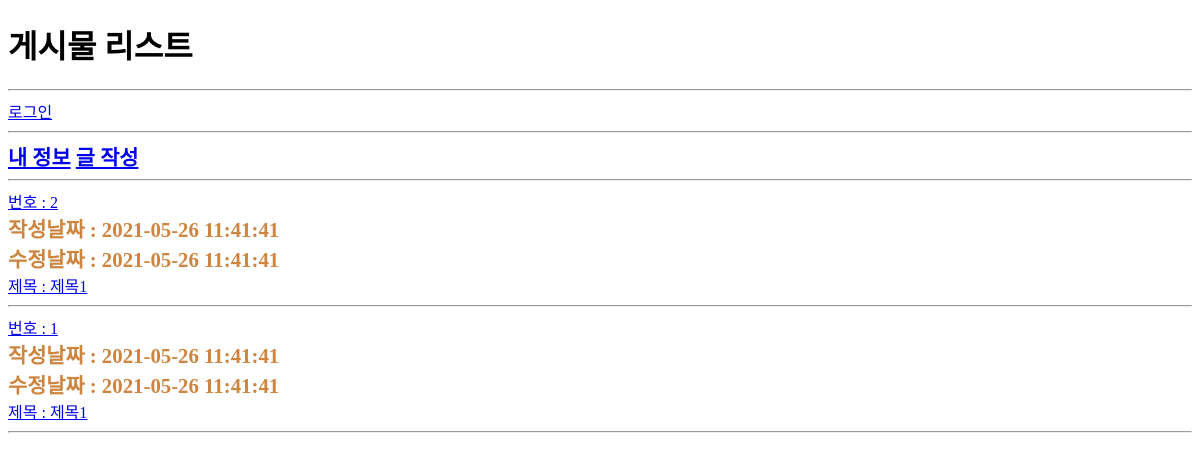
/usr/article/list.php, run on an earlier commit of the app's database.
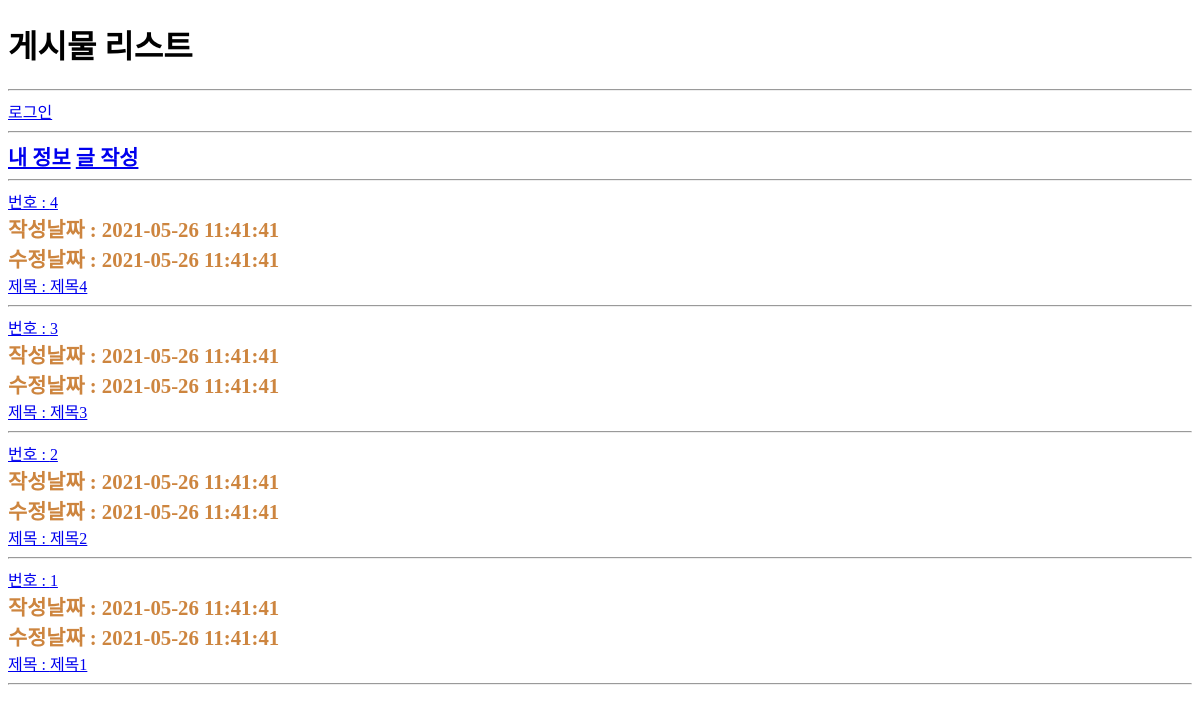
And on a later commit of the database.
### tables this page shows
CREATE TABLE article(
	id INT(10) UNSIGNED NOT NULL PRIMARY KEY AUTO_INCREMENT,
	regDate DATETIME NOT NULL,
	updateDate DATETIME NOT NULL,
	memberId INT(10) UNSIGNED NOT NULL,
	boardId INT(10) UNSIGNED NOT NULL,
	title VARCHAR(100) NOT NULL,
	`body` TEXT NOT NULL
);

### util.php (called while the page is built, shortened)
<?php
function DB__getRows($sql){
    global $dbConn;
    $rs = mysqli_query($dbConn, $sql);
    $rows = [];
    while($row = mysqli_fetch_assoc($rs)){
        $rows[] = $row;
    }
    return $rows;
}
?>

### usr/article/list.php (the view, shortened to what this page needs)
<?php
$sql = "
SELECT * FROM article
ORDER BY id DESC;
";
$articles = DB__getRows($sql);
$pageTitle = "게시물 리스트";
?>
<?php require_once __DIR__ . "/../head.php"; ?>
<div>
  <a href="../member/user.php">내 정보</a>
  <a href="write.php">글 작성</a>
</div>
<hr>
<?php foreach($articles as $article){?>
    <?php $articleDetailUri = "detail.php?id=${article['id']}"?>
    <a href="<?=$articleDetailUri?>">번호 : <?=$article['id']?></a><br>
    <div>
    작성날짜 : <?=$article['regDate']?><br>
    수정날짜 : <?=$article['updateDate']?><br>
    </div>
    <a href="<?=$articleDetailUri?>">제목 : <?=$article['title']?></a><br>
    <hr>
<?php } ?>
<?php require_once __DIR__ . "/../foot.php"; ?>

### usr/head.php (shortened to what this page needs)
<!DOCTYPE html>
<html lang="en">
<head>
  <link rel="stylesheet" href="/common.css">
</head>
<body>
  <h1><?=$pageTitle?></h1>
  <hr>
  <?php
  if ( isset($_SESSION['loginedMemberId']) ) { ?>
  <a class="logout_button" onClick="if(!confirm('로그아웃 하시겠습니까?')){return false}" href="/usr/member/doLogout.php">로그아웃</a>
  <?php }else{ ?>
    <a class="login_button" href="/usr/member/login.php">로그인</a>
  <?php } ?>
  <hr>

### common.css (style rules this page uses)
div { font-size:1.3rem; font-weight: bold; color: peru; }

What changed in the data, as far as the page shows it:
added article: id "4", regDate "2021-05-26 11:41:41", updateDate "2021-05-26 11:41:41", title "제목4"
added article: id "3", regDate "2021-05-26 11:41:41", updateDate "2021-05-26 11:41:41", title "제목3"
changed article id 2: title "제목1" → "제목2"
